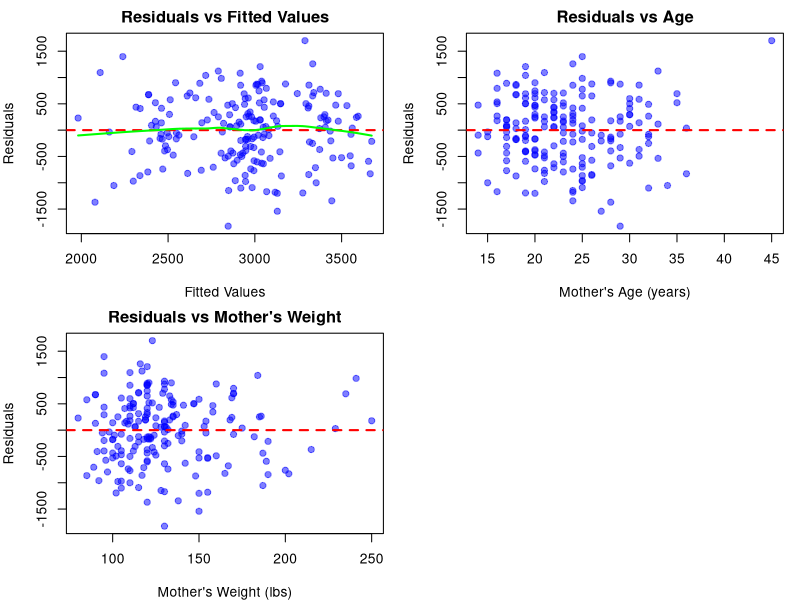
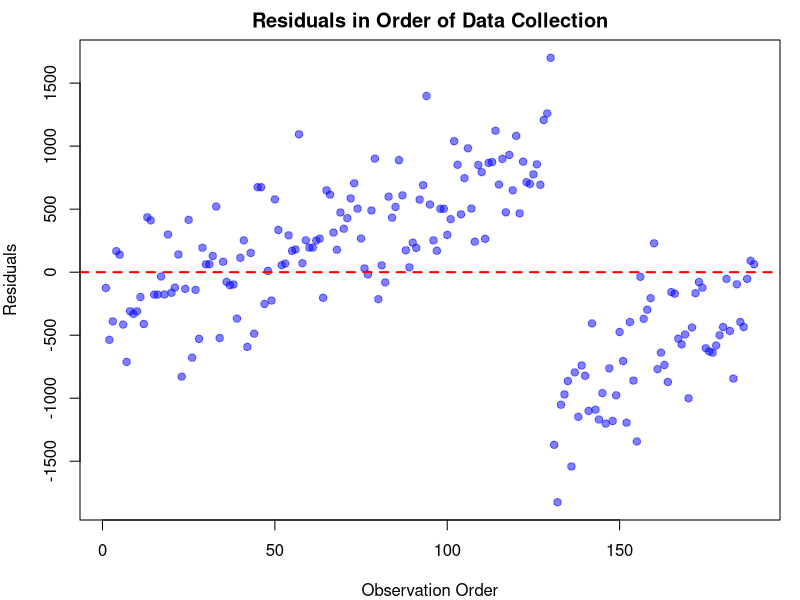
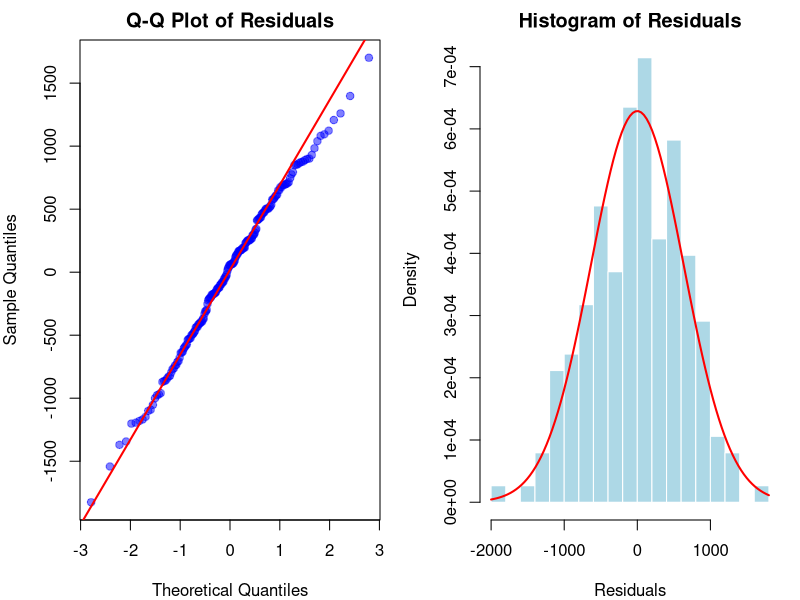
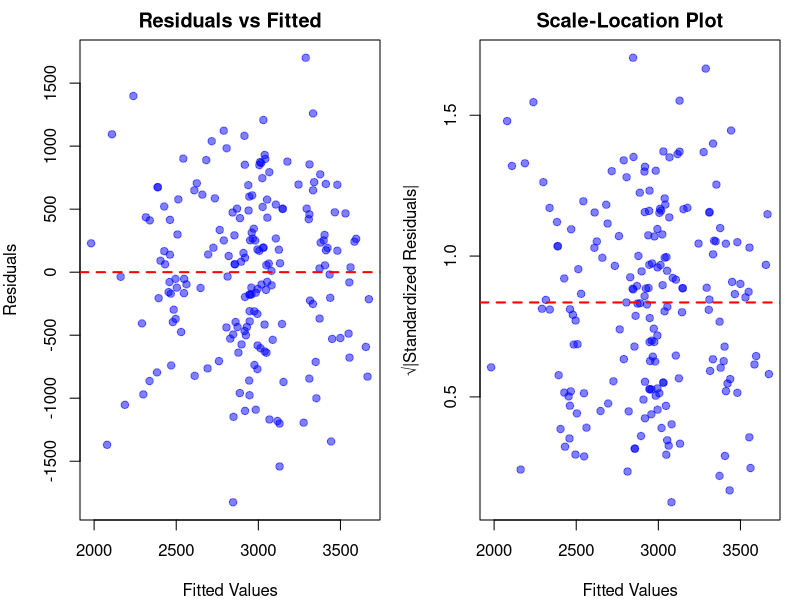
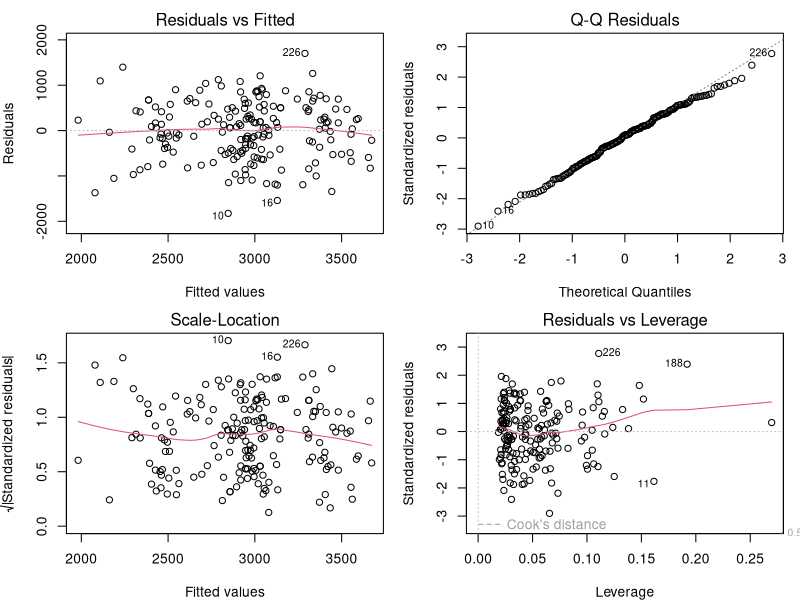
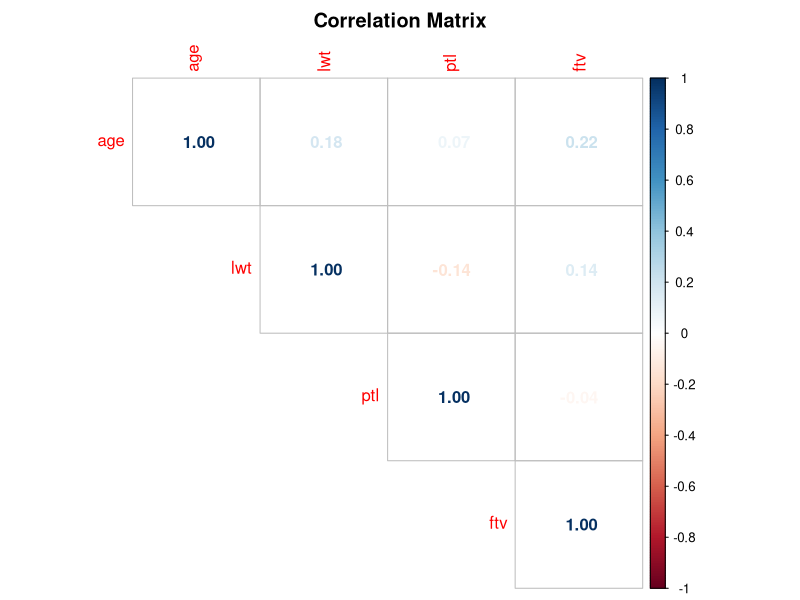
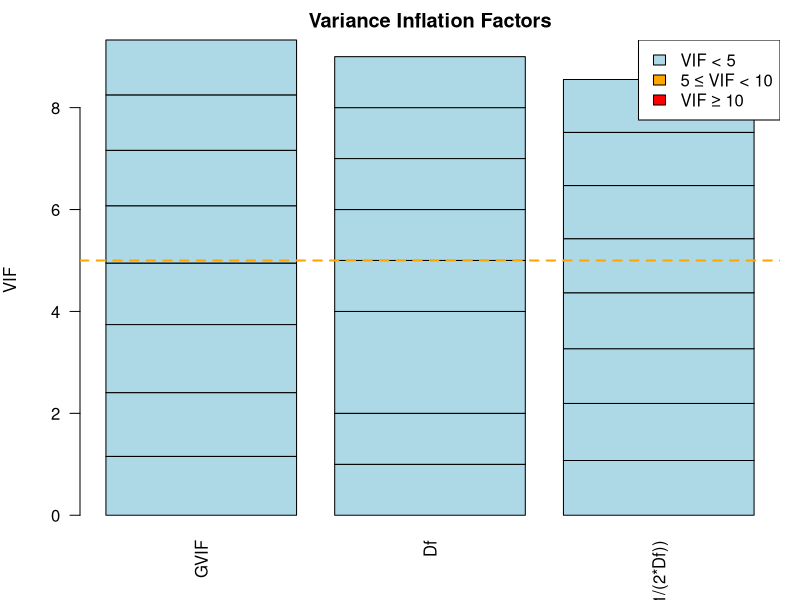
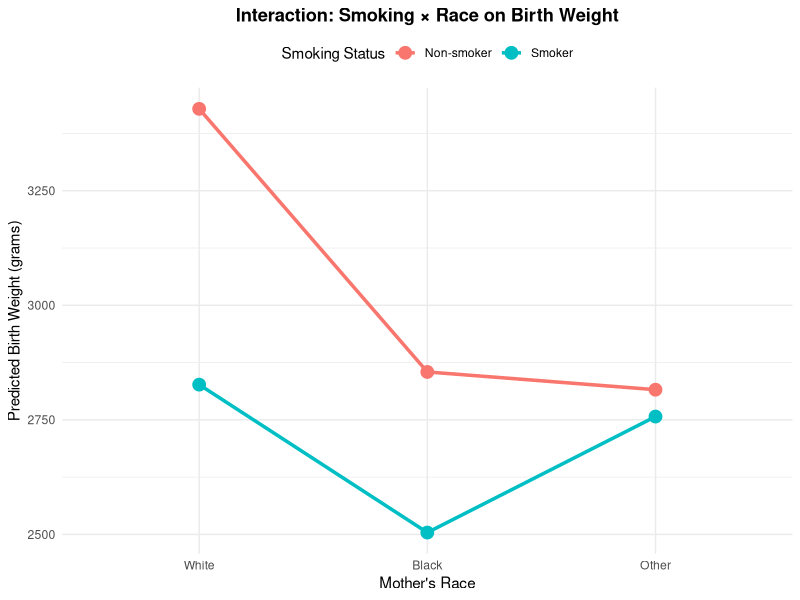

The R script that drew these images, in order:
# ==============================================================================
# Lecture 94: Lab - Building a Clinical Prediction Model
# Practical Biostatistics with R
# ==============================================================================

# Load required packages
library(MASS)      # For stepAIC function
library(car)       # For VIF calculation
library(ggplot2)   # For visualization
library(dplyr)     # For data manipulation
library(gridExtra) # For arranging plots

# If packages are not installed, run:
# install.packages(c("MASS", "car", "ggplot2", "dplyr", "gridExtra"))

# ==============================================================================
# DATASET: We'll use the 'birthwt' dataset from MASS package
# This is a classic epidemiological dataset about risk factors for low birth weight
# ==============================================================================

# Load the dataset
data(birthwt)

# View the first few rows
head(birthwt)

# View dataset structure
str(birthwt)

# Dataset description:
# low:   indicator of birth weight < 2.5 kg (0 = normal, 1 = low)
# age:   mother's age in years
# lwt:   mother's weight in pounds at last menstrual period
# race:  mother's race (1 = white, 2 = black, 3 = other)
# smoke: smoking status during pregnancy (0 = no, 1 = yes)
# ptl:   number of previous premature labors
# ht:    history of hypertension (0 = no, 1 = yes)
# ui:    presence of uterine irritability (0 = no, 1 = yes)
# ftv:   number of physician visits during first trimester
# bwt:   birth weight in grams (our outcome variable)

# ==============================================================================
# DATA PREPARATION
# ==============================================================================

# Create a working dataset
birth_data <- birthwt

# Convert categorical variables to factors with meaningful labels
birth_data$race <- factor(birth_data$race, 
                          levels = c(1, 2, 3),
                          labels = c("White", "Black", "Other"))

birth_data$smoke <- factor(birth_data$smoke, 
                           levels = c(0, 1),
                           labels = c("Non-smoker", "Smoker"))

birth_data$ht <- factor(birth_data$ht, 
                        levels = c(0, 1),
                        labels = c("No", "Yes"))

birth_data$ui <- factor(birth_data$ui, 
                        levels = c(0, 1),
                        labels = c("No", "Yes"))

# Summary statistics
summary(birth_data)

# Check for missing values
colSums(is.na(birth_data))

# ==============================================================================
# MULTIVARIABLE LINEAR REGRESSION
# ==============================================================================


# Simple linear regression (for comparison)
model_simple <- lm(bwt ~ age, data = birth_data)
summary(model_simple)

# simple regression r squared
summary(model_simple)$r.squared


# Multivariable linear regression
# Research question: What factors predict birth weight?
model_full <- lm(bwt ~ age + lwt + race + smoke + ptl + ht + ui + ftv, 
                 data = birth_data)

summary(model_full)

# Confidence intervals for coefficients
confint(model_full)

# ==============================================================================
# CHECKING MODEL ASSUMPTIONS
# ==============================================================================


# Extract residuals and fitted values
residuals <- residuals(model_full)
fitted_values <- fitted(model_full)
standardized_residuals <- rstandard(model_full)

# -----------------
# 1. LINEARITY CHECK
# -----------------

# Residuals vs Fitted Values plot
par(mfrow = c(2, 2), mar = c(4, 4, 2, 1))

plot(fitted_values, residuals,
     main = "Residuals vs Fitted Values",
     xlab = "Fitted Values",
     ylab = "Residuals",
     pch = 19, col = rgb(0, 0, 1, 0.5))
abline(h = 0, col = "red", lwd = 2, lty = 2)
lines(lowess(fitted_values, residuals), col = "green", lwd = 2)

##"Look for: Random scatter around zero (red line)
##"Warning signs: Curved patterns, systematic trends

# Partial residual plots for continuous predictors
# Age

plot(birth_data$age, residuals,
     main = "Residuals vs Age",
     xlab = "Mother's Age (years)",
     ylab = "Residuals",
     pch = 19, col = rgb(0, 0, 1, 0.5))
abline(h = 0, col = "red", lwd = 2, lty = 2)

# Mother's weight
plot(birth_data$lwt, residuals,
     main = "Residuals vs Mother's Weight",
     xlab = "Mother's Weight (lbs)",
     ylab = "Residuals",
     pch = 19, col = rgb(0, 0, 1, 0.5))
abline(h = 0, col = "red", lwd = 2, lty = 2)

par(mfrow = c(1, 1))

# -----------------
# 2. INDEPENDENCE CHECK
# -----------------

# Check based on study design
# Are observations independent?
# No clustering (e.g., multiple births from same mother)?
# No time series structure?

# Plot residuals in order of data collection
plot(1:length(residuals), residuals,
     main = "Residuals in Order of Data Collection",
     xlab = "Observation Order",
     ylab = "Residuals",
     pch = 19, col = rgb(0, 0, 1, 0.5))
abline(h = 0, col = "red", lwd = 2, lty = 2)

##Look for: Random pattern (no trends or cycles)

# -----------------
# 3. NORMALITY CHECK
# -----------------

par(mfrow = c(1, 2))

# Q-Q plot
qqnorm(residuals, main = "Q-Q Plot of Residuals",
       pch = 19, col = rgb(0, 0, 1, 0.5))
qqline(residuals, col = "red", lwd = 2)

# Histogram
hist(residuals, breaks = 20, col = "lightblue", border = "white",
     main = "Histogram of Residuals",
     xlab = "Residuals",
     probability = TRUE)
curve(dnorm(x, mean = mean(residuals), sd = sd(residuals)),
      add = TRUE, col = "red", lwd = 2)

par(mfrow = c(1, 1))

# Shapiro-Wilk test for normality
shapiro_test <- shapiro.test(residuals)
shapiro_test

# Conclusion: Residuals appear to be normally distributed (if p > 0.05)
# Conclusion: Evidence of non-normality (p < 0.05)
# Note: With large samples, minor deviations may be significant

# -----------------
# 4. HOMOSCEDASTICITY CHECK
# -----------------

par(mfrow = c(1, 2))

# Residuals vs Fitted
plot(fitted_values, residuals,
     main = "Residuals vs Fitted",
     xlab = "Fitted Values",
     ylab = "Residuals",
     pch = 19, col = rgb(0, 0, 1, 0.5))
abline(h = 0, col = "red", lwd = 2, lty = 2)

# Scale-Location plot
plot(fitted_values, sqrt(abs(standardized_residuals)),
     main = "Scale-Location Plot",
     xlab = "Fitted Values",
     ylab = "√|Standardized Residuals|",
     pch = 19, col = rgb(0, 0, 1, 0.5))
abline(h = mean(sqrt(abs(standardized_residuals))), col = "red", lwd = 2, lty = 2)

par(mfrow = c(1, 1))

# Look for: Constant vertical spread (no funnel or fan shape)

# Breusch-Pagan test for heteroscedasticity
bp_test <- lmtest::bptest(model_full)
bp_test
# Conclusion: No evidence of heteroscedasticity (p > 0.05)
# Conclusion: Evidence of heteroscedasticity (p < 0.05)

# Comprehensive diagnostic plots
par(mfrow = c(2, 2))
plot(model_full)
par(mfrow = c(1, 1))

# ==============================================================================
# LECTURE 91: MULTICOLLINEARITY & VIF
# ==============================================================================

# Calculate correlation matrix for continuous predictors
continuous_vars <- birth_data[, c("age", "lwt", "ptl", "ftv")]
cor_matrix <- cor(continuous_vars, use = "complete.obs")

print(round(cor_matrix, 3))

# Visualize correlation matrix
library(corrplot)
corrplot::corrplot(cor_matrix, method = "number", type = "upper",
                   title = "Correlation Matrix",
                   mar = c(0, 0, 2, 0))

# Calculate Variance Inflation Factor (VIF)
vif_values <- vif(model_full)
print(vif_values)

# VIF Interpretation
# VIF < 5: No multicollinearity concern
# 5 ≤ VIF < 10: Moderate multicollinearity
# "VIF ≥ 10: Severe multicollinearity



# Visualize VIF values
barplot(vif_values, 
        main = "Variance Inflation Factors",
        ylab = "VIF",
        col = ifelse(vif_values >= 10, "red",
                     ifelse(vif_values >= 5, "orange", "lightblue")),
        las = 2)
abline(h = 5, col = "orange", lty = 2, lwd = 2)
abline(h = 10, col = "red", lty = 2, lwd = 2)
legend("topright", legend = c("VIF < 5", "5 ≤ VIF < 10", "VIF ≥ 10"),
       fill = c("lightblue", "orange", "red"))

# ==============================================================================
# INTERACTION TERMS & EFFECT MODIFICATION
# ==============================================================================


# Research question: Does the effect of smoking on birth weight differ by race?

# Model without interaction
model_no_interaction <- lm(bwt ~ smoke + race, data = birth_data)

# Model with interaction
model_interaction <- lm(bwt ~ smoke * race, data = birth_data)

summary(model_no_interaction)

summary(model_interaction)

# Test if interaction is significant
# Testing for Interaction
anova_result <- anova(model_no_interaction, model_interaction)
print(anova_result)

# Conclusion: Significant interaction detected (p < 0.05) if the effect of smoking on birth weight differs across racial groups.
# Conclusion: No significant interaction (p > 0.05) if the effect of smoking is similar across racial groups.

# Visualize the interaction

# Calculate predicted values
pred_data <- expand.grid(
  smoke = levels(birth_data$smoke),
  race = levels(birth_data$race)
)

pred_data$predicted_bwt <- predict(model_interaction, newdata = pred_data)

# Create interaction plot
ggplot(pred_data, aes(x = race, y = predicted_bwt, color = smoke, group = smoke)) +
  geom_point(size = 4) +
  geom_line(linewidth = 1.2) +
  labs(title = "Interaction: Smoking × Race on Birth Weight",
       x = "Mother's Race",
       y = "Predicted Birth Weight (grams)",
       color = "Smoking Status") +
  theme_minimal() +
  theme(legend.position = "top",
        plot.title = element_text(hjust = 0.5, face = "bold"))

# Alternative visualization with actual data
ggplot(birth_data, aes(x = race, y = bwt, fill = smoke)) +
  geom_boxplot(alpha = 0.7) +
  labs(title = "Birth Weight by Race and Smoking Status",
       x = "Mother's Race",
       y = "Birth Weight (grams)",
       fill = "Smoking Status") +
  theme_minimal() +
  theme(legend.position = "top",
        plot.title = element_text(hjust = 0.5, face = "bold"))

# Example 2: Continuous × Continuous Interaction
# Does the effect of mother's age on birth weight depend on mother's weight?

model_continuous_interaction <- lm(bwt ~ age * lwt, data = birth_data)

# Continuous × Continuous Interaction: Age × Weight
summary(model_continuous_interaction)

# Visualize with predicted values at different levels
pred_data_cont <- expand.grid(
  age = seq(min(birth_data$age), max(birth_data$age), length.out = 50),
  lwt = quantile(birth_data$lwt, probs = c(0.25, 0.5, 0.75))
)

pred_data_cont$predicted_bwt <- predict(model_continuous_interaction, 
                                        newdata = pred_data_cont)
pred_data_cont$lwt_cat <- factor(pred_data_cont$lwt,
                                 labels = c("Low Weight (25th %ile)",
                                            "Medium Weight (50th %ile)",
                                            "High Weight (75th %ile)"))

ggplot(pred_data_cont, aes(x = age, y = predicted_bwt, color = lwt_cat)) +
  geom_line(linewidth = 1.2) +
  labs(title = "Interaction: Mother's Age × Weight on Birth Weight",
       x = "Mother's Age (years)",
       y = "Predicted Birth Weight (grams)",
       color = "Mother's Weight") +
  theme_minimal() +
  theme(legend.position = "top",
        plot.title = element_text(hjust = 0.5, face = "bold"))

# ==============================================================================
# MODEL SELECTION (AIC, BIC, Stepwise)
# ==============================================================================

# Compare models using AIC and BIC

# Define several candidate models
model1 <- lm(bwt ~ age, data = birth_data)
model2 <- lm(bwt ~ age + lwt, data = birth_data)
model3 <- lm(bwt ~ age + lwt + smoke, data = birth_data)
model4 <- lm(bwt ~ age + lwt + smoke + race, data = birth_data)
model5 <- model_full  # All predictors

# Create comparison table
model_comparison <- data.frame(
  Model = c("Age only", 
            "Age + Weight",
            "Age + Weight + Smoke",
            "Age + Weight + Smoke + Race",
            "Full model (all predictors)"),
  Predictors = c(1, 2, 3, 5, 8),
  R_squared = c(summary(model1)$r.squared,
                summary(model2)$r.squared,
                summary(model3)$r.squared,
                summary(model4)$r.squared,
                summary(model5)$r.squared),
  Adj_R_squared = c(summary(model1)$adj.r.squared,
                    summary(model2)$adj.r.squared,
                    summary(model3)$adj.r.squared,
                    summary(model4)$adj.r.squared,
                    summary(model5)$adj.r.squared),
  AIC = c(AIC(model1), AIC(model2), AIC(model3), AIC(model4), AIC(model5)),
  BIC = c(BIC(model1), BIC(model2), BIC(model3), BIC(model4), BIC(model5))
)

print(model_comparison)


# Calculate delta AIC and BIC
model_comparison$Delta_AIC <- model_comparison$AIC - min(model_comparison$AIC)
model_comparison$Delta_BIC <- model_comparison$BIC - min(model_comparison$BIC)

print(model_comparison)

# -----------------
# STEPWISE SELECTION
# -----------------


# Forward selection
model_null <- lm(bwt ~ 1, data = birth_data)  # Intercept only
model_forward <- stepAIC(model_null, 
                         scope = list(lower = model_null, upper = model_full),
                         direction = "forward",
                         trace = TRUE)

summary(model_forward)

# Backward elimination
model_backward <- stepAIC(model_full, 
                          direction = "backward",
                          trace = TRUE)

summary(model_backward)

# Stepwise (both directions)
model_stepwise <- stepAIC(model_null,
                          scope = list(lower = model_null, upper = model_full),
                          direction = "both",
                          trace = TRUE)

summary(model_stepwise)

# Compare stepwise results
AIC(model_forward)
AIC(model_backward)
AIC(model_stepwise)


# -----------------
# MODEL VALIDATION
# -----------------

# Split data into training and test sets
set.seed(123)  # For reproducibility
train_index <- sample(1:nrow(birth_data), size = 0.7 * nrow(birth_data))
train_data <- birth_data[train_index, ]
test_data <- birth_data[-train_index, ]

nrow(train_data)
nrow(test_data)

# Fit model on training data
model_train <- lm(bwt ~ lwt + race + smoke + ht + ui, data = train_data)

# Predictions on test data
predictions <- predict(model_train, newdata = test_data)

# Calculate performance metrics
actual <- test_data$bwt
residuals_test <- actual - predictions

# Root Mean Squared Error (RMSE)
rmse <- sqrt(mean(residuals_test^2))

# Mean Absolute Error (MAE)
mae <- mean(abs(residuals_test))

# R-squared on test data
ss_res <- sum(residuals_test^2)
ss_tot <- sum((actual - mean(actual))^2)
r_squared_test <- 1 - (ss_res / ss_tot)

cat("--- Test Set Performance ---\n")
cat("RMSE:", round(rmse, 2), "grams\n")
cat("MAE:", round(mae, 2), "grams\n")
cat("R-squared (test):", round(r_squared_test, 3), "\n")
cat("R-squared (training):", round(summary(model_train)$r.squared, 3), "\n")

# Plot predicted vs actual
plot(actual, predictions,
     main = "Predicted vs Actual Birth Weight (Test Set)",
     xlab = "Actual Birth Weight (grams)",
     ylab = "Predicted Birth Weight (grams)",
     pch = 19, col = rgb(0, 0, 1, 0.5))
abline(a = 0, b = 1, col = "red", lwd = 2, lty = 2)
legend("topleft", legend = "Perfect prediction", col = "red", lty = 2, lwd = 2)

# ==============================================================================
# FINAL MODEL AND INTERPRETATION
# ==============================================================================


# Based on our analyses, select final model
# Let's use the backward elimination result as our final model
final_model <- model_backward

summary(final_model)

cat("R-squared:", round(summary(final_model)$r.squared, 3), "\n")
cat("Adjusted R-squared:", round(summary(final_model)$adj.r.squared, 3), "\n")
cat("AIC:", round(AIC(final_model), 2), "\n")
cat("BIC:", round(BIC(final_model), 2), "\n")

# Check assumptions for final model
par(mfrow = c(2, 2))
plot(final_model)
par(mfrow = c(1, 1))

# VIF for final model
print(vif(final_model))
